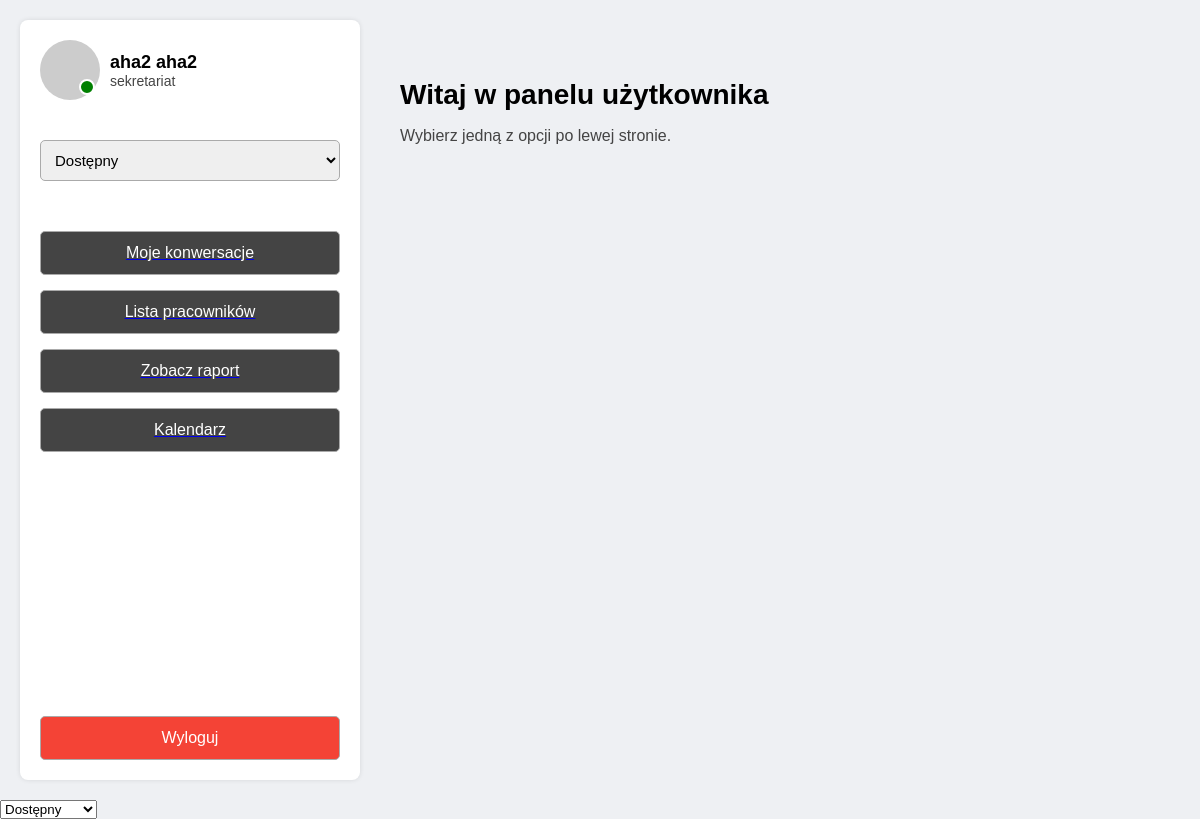
Before: /user/mainpage/ (signed in) with the older database file.
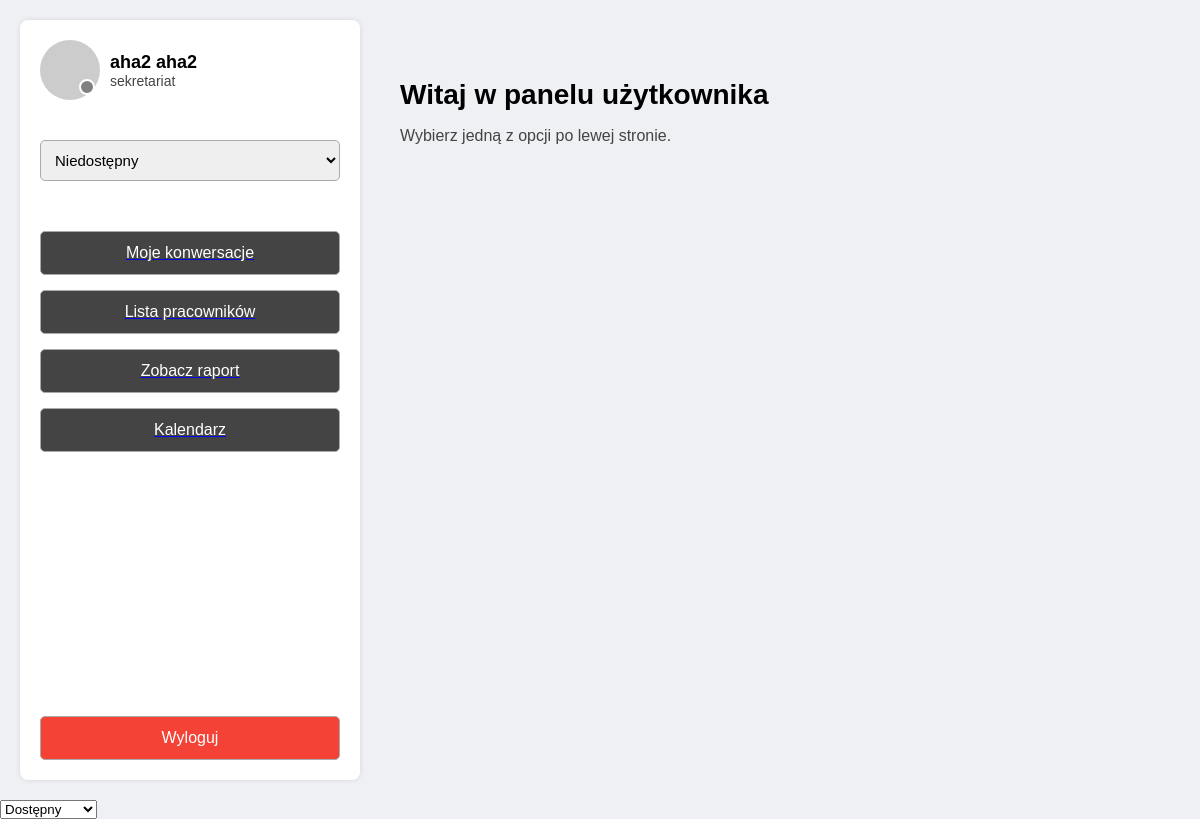
After: the same page with the newer database file.
### users/models.py (models this page shows, shortened)
class User(AbstractUser):
    ROLE_CHOICES = [
        ('administrator', 'Administrator'),
        ('secretariat', 'Sekretariat'),
        ('user', 'Użytkownik'),
    ]
    STATUS_CHOICES = [
        ('available', 'Dostępny'),
        ('busy', 'Zajęty'),
        ('offline', 'Niedostępny'),
    ]
    rola = models.CharField(max_length=20, choices=ROLE_CHOICES, default='user')
    status = models.CharField(max_length=20, choices=STATUS_CHOICES, default='available')

### users/views.py (the view)
# urls.py: path('user/mainpage/', user_mainpage, name='user_mainpage'),
@login_required
def user_mainpage(request):
    return render(request, 'users/user_mainpage.html')

### users/templates/users/user_mainpage.html (shortened to what this page needs)
<!DOCTYPE html>
<html lang="pl">
<head>
</head>
<body>
  <div class="container">
    <div class="sidebar">
      <div class="top-section">
        <div class="profile">
          <div class="profile-pic">
            <div class="status-dot {% if request.user.status == 'available' %}green{% elif request.user.status == 'busy' %}orange{% else %}gray{% endif %}"></div>
          </div>
          <div class="user-info">
            <h2>{{ request.user.get_full_name }}</h2>
            <div class="role">{{ request.user.get_rola_display }}</div>
          </div>
        </div>
        <form method="post" action="{% url 'change_status' %}" style="margin-top: 10px;">
          <select name="status" onchange="this.form.submit()" style="width: 100%; padding: 10px; font-size: 15px; border-radius: 5px; border: 1px solid #aaa;">
            <option value="available" {% if request.user.status == 'available' %}selected{% endif %}>Dostępny</option>
            <option value="offline" {% if request.user.status == 'offline' %}selected{% endif %}>Niedostępny</option>
          </select>
        </form>
        <div class="buttons">
          <a href="{% url 'messages' %}"><button>Moje konwersacje</button></a>
          <a href="/user/list/"><button>Lista pracowników</button></a>
          <a href="/user/raport/"><button>Zobacz raport</button></a>
          <a href="{% url 'calendar' %}"><button>Kalendarz</button></a>
        </div>
      </div>
      <form method="post" action="{% url 'logout' %}">
        <button class="logout-btn" type="submit">Wyloguj</button>
      </form>
    </div>
    <div class="main">
      <h1>Witaj w panelu użytkownika</h1>
      <p>Wybierz jedną z opcji po lewej stronie.</p>
    </div>
  </div>
  <select onchange="changeStatus(this.value)">
    <option value="available">Dostępny</option>
  </select>
</body>
</html>

Changed rows visible on the page:
changed User "aha2 aha2": status "Dostępny" → "Niedostępny"
